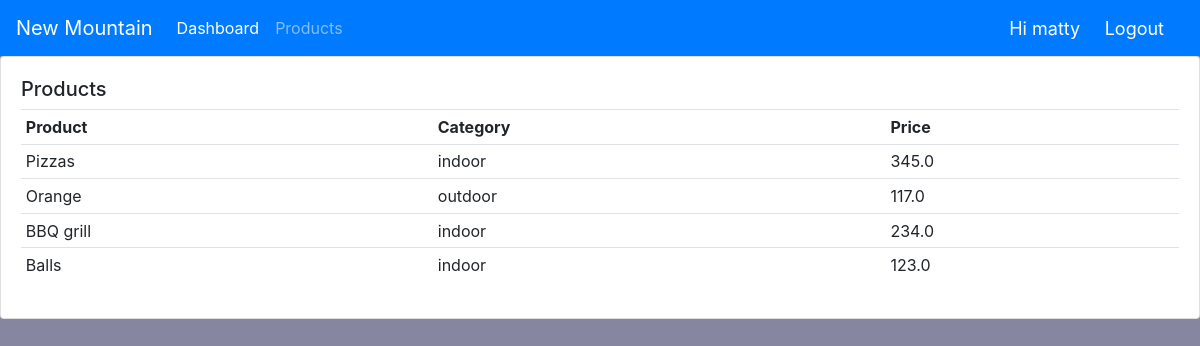
Screenshot of /products/ (signed in) with the database file from the repository.
### commerceapp/models.py (models this page shows, shortened)
class Product(models.Model):
    CATEGORY = (
        ('indoor','indoor'),
        ('outdoor','outdoor'),
    )
    name = models.CharField(max_length=200, null=True)
    price = models.FloatField(null=True)
    category = models.CharField(max_length=200, null=True, choices=CATEGORY)
    description = models.CharField(max_length=200, null=True, blank=True)
    date = models.DateTimeField(auto_now_add=True, null=True)
    tags = models.ManyToManyField(Tag)
    note = models.CharField(max_length=2000, null=True)

### commerceapp/decorators.py (the view)
        def wrapper_func(request, *args, **kwargs):
            group = None
            if request.user.groups.exists():
                group = request.user.groups.all()[0].name
            if group in allowed_roles:
                return view_func(request, *args, **kwargs)
            else:
                return HttpResponse('Sorry, you are not authorized to View this Page!')

### commerceapp/views.py (called while the page is built)
@login_required(login_url='login')
@allowed_users(allowed_roles=['admin'])
def products(request):
    products = Product.objects.all()
    return render(request, 'products.html', {'products': products})

### commerceapp/templates/products.html
{% extends "main.html" %}
{% block content %}
{% include "navbar.html" %}
<div class="card card-body">
        <h5 class="pt pb">Products </h5>
        <table class="table table-sm">
            <tr>
                <th>Product</th>
                <th>Category</th>
                <th>Price</th>
            </tr>
            {% for i in products %}
            <tr>
                <td>{{ i.name }}</td>
                <td>{{ i.category }}</td>
                <td>{{ i.price }}</td>
            </tr>
            {% endfor %}
        </table>
    </div>
{% endblock %}

### commerceapp/templates/navbar.html (shortened to what this page needs)
<nav class="navbar navbar-expand-lg navbar-dark bg-primary">
    <a class="navbar-brand" href="{% url 'dashboard' %}">New Mountain</a>
    {% if request.user.is_staff %}
    <div class="collapse navbar-collapse" id="navbarNavAltMarkup">
      <div class="navbar-nav">
        <a class="nav-item nav-link active" href="/">Dashboard <span class="sr-only">(current)</span></a>
        <a class="nav-item nav-link" href="/products">Products</a>
      </div>
    </div>
    {% else %}
    <div>
      <a href="{% url 'account-setting' %}" class="log">Settings</a>
    </div>
    {% endif %}
    <div>
      <span class="log">Hi {{request.user}}</span>
      <span><a href="{% url 'logout' %}" class='log'>Logout</a></span>
    </div>
  </nav>

### commerceapp/static/styles.css (style rules this page uses)
body { background-color: rgb(134, 134, 160); }

### commerceapp/templates/navbar.html (style rules this page uses)
.log { color:white; font-size:18px; text-decoration:none; margin-right:20px; }

### rows the page displays
Product: name "Pizzas", category "indoor", price "345.0"
Product: name "Orange", category "outdoor", price "117.0"
Product: name "BBQ grill", category "indoor", price "234.0"
Product: name "Balls", category "indoor", price "123.0"

### other values shown
{{ request.user }} "matty"
